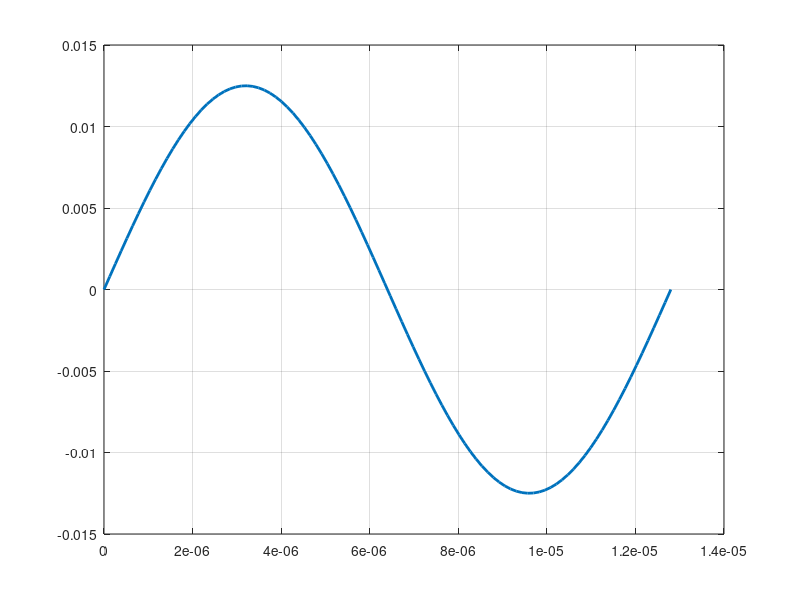
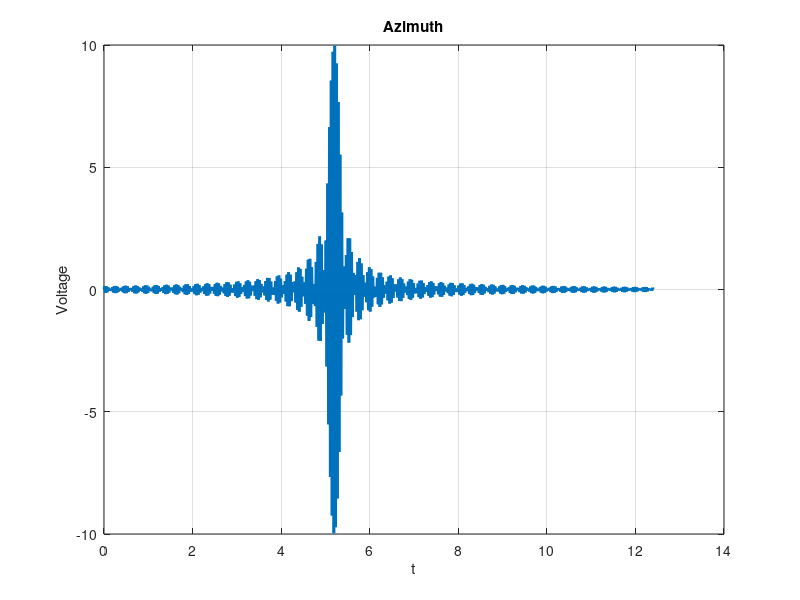
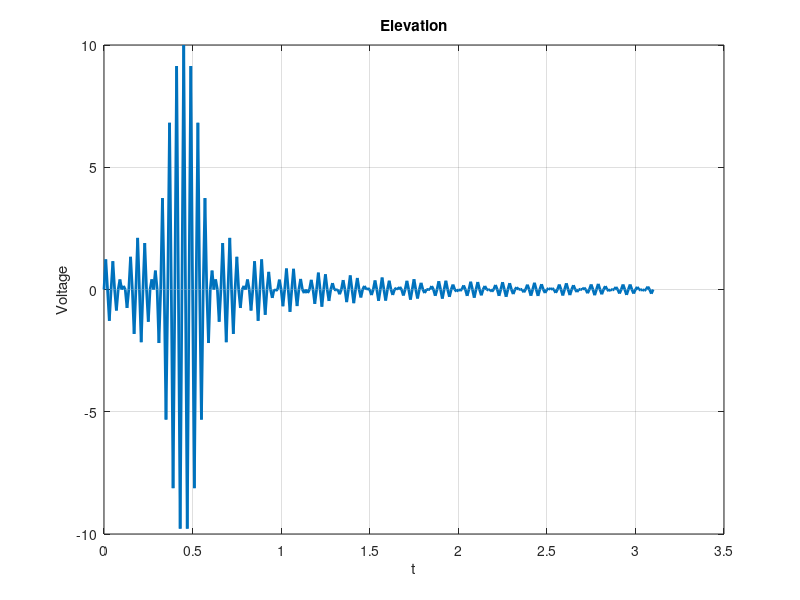
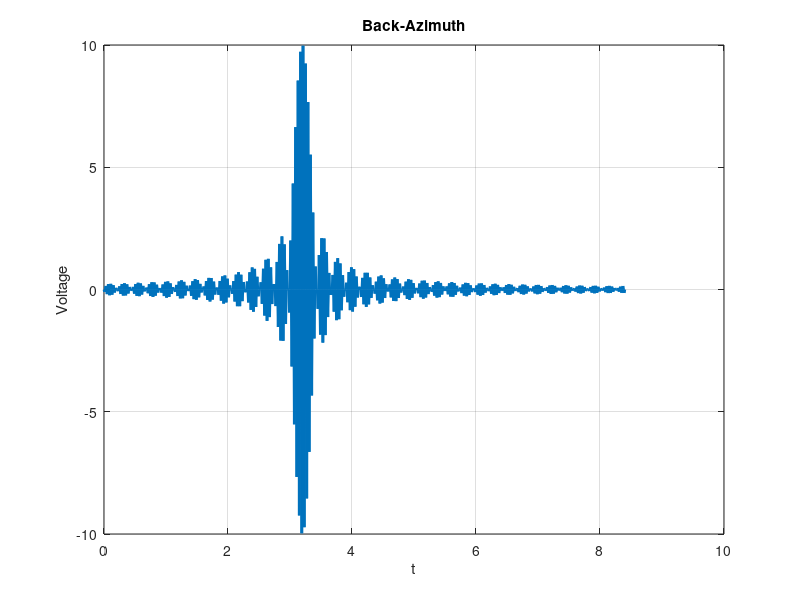

Write the MATLAB code that produced these figures, in order.

close all;
clear; 
clc;

% Generate Lookup Tables

low1 = -1;
high1 = 1;
low2 = 0;
high2 = 4095;

AZ_lim = [-62, 62];
EL_lim = [-1.5, 29.5];
BAZ_lim = [-42, 42];
HRAZ_lim = [-42, 42];


f = 78.125e3; % Given carrier frequency
w = 2 * pi * f;
dac = @(value, input_low, input_high, output_low, output_high) round( output_low + (value - input_low) * (output_high - output_low) / (input_high - input_low) );

line_length = 10;

sample_num = 100;


dfiles = ['AZ_Table', 'EL_Table', 'BAZ_Table'];
for k = 1:length(dfiles)
    if exist(dfiles(k), 'file') ; delete(dfiles(k)); end
end

%% Standard Sine Wave at Carrier Frequency

t = linspace(0, 1/f, sample_num);

%dt = 0.01;
%clk_cycles = 124e2;
%t = [0:dt:clk_cycles*dt];

carrier_wave = 0.1*0.125*sin(w*t);

figure(1);
plot(t, carrier_wave, 'LineWidth', 2);
grid on;

fprintf('Carrier Signal Lookup Table\n');
for k = 1:sample_num/line_length
    for m = 1:line_length
        fprintf('%d, ', dac(carrier_wave(line_length*(k - 1) + m ), low1, high1, low2, high2) );
    end
    fprintf('\n');
end

fprintf('\n\n');

%% Azimuth Sinc Pulse

diary AZ_Table

ang_min = AZ_lim(1);
ang_max = AZ_lim(2);
bw = 2;
a = 10;

%t = linspace(0, 50*(ang_max - ang_min), sample_num);
%t = linspace(0, 50*(ang_max - ang_min), 10*sample_num);
dt = 0.01;
clk_cycles = 124e1;
t = [0:dt:clk_cycles*dt];


inc = (dt*clk_cycles) / (ang_max - ang_min);

theta_t = ang_min + (t ./ inc);
theta_r = -10;

x = (theta_t - theta_r) / (1.15 * bw);

carrier = sin(w*t);

azimuth = a * (sinc(x)) .* carrier;

figure(2);
plot(t, azimuth, 'LineWidth', 2);
title('Azimuth');
xlabel('t');
ylabel('Voltage');
grid on;

fprintf('AZ Scanning Beam Lookup Table\n');
for k = 1:length(azimuth)/line_length
    for m = 1:line_length
        fprintf('%d, ', dac(azimuth(line_length*(k-1) + m), a*low1, a*high1, low2, high2));
    end
    fprintf('\n');
end

fprintf('\n\n');

diary off
%% Elevation Sinc Pulse

diary EL_Table

ang_min = EL_lim(1);
ang_max = EL_lim(2);
bw = 1.5;
a = 10;

%t = linspace(0, 50*(ang_max - ang_min), sample_num);
%t = linspace(0, 50*(ang_max - ang_min), 10*sample_num);
dt = 0.01;
clk_cycles = 31e1;
t = [0:dt:clk_cycles*dt];

inc = (dt*clk_cycles) / (ang_max - ang_min);

theta_t = ang_min + (t ./ inc);
theta_r = 3;

x = (theta_t - theta_r) / (1.15 * bw);

carrier = sin(w*t);

elevation = a * (sinc(x)) .* carrier;

figure(3);
plot(t, elevation, 'LineWidth', 2);
title('Elevation');
xlabel('t');
ylabel('Voltage');
grid on;

fprintf('EL Scanning Beam Lookup Table\n');
for k = 1:length(elevation)/line_length
    for m = 1:line_length
        fprintf('%d, ', dac(elevation(line_length*(k-1) + m), a*low1, a*high1, low2, high2));
    end
    fprintf('\n');
end

fprintf('\n\n');

diary off
%% Back Azimuth Sinc Pulse

diary BAZ_Table

ang_min = BAZ_lim(1);
ang_max = BAZ_lim(2);
bw = 2;
a = 10;

%t = linspace(0, 50*(ang_max - ang_min), sample_num);
%t = linspace(0, 50*(ang_max - ang_min), 10*sample_num);

dt = 0.01;
clk_cycles = 84e1;
t = [0:dt:clk_cycles*dt];

inc = (dt*clk_cycles) / (ang_max - ang_min);

theta_t = ang_min + (t ./ inc);
theta_r = -10;

x = (theta_t - theta_r) / (1.15 * bw);

carrier = sin(w*t);

backazimuth = a * (sinc(x)) .* carrier;

figure(4);
plot(t, backazimuth, 'LineWidth', 2);
title('Back-Azimuth');
xlabel('t');
ylabel('Voltage');
grid on;

fprintf('BAZ Scanning Beam Lookup Table\n');
for k = 1:length(backazimuth)/line_length
    for m = 1:line_length
        fprintf('%d, ', dac(backazimuth(line_length*(k-1) + m), a*low1, a*high1, low2, high2));
    end
    fprintf('\n');
end

diary off